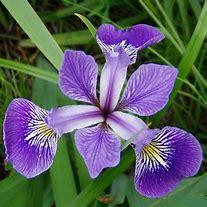
#> input picture DECRYPT/rub_dec_img.jpg, 207 x 207 px
$ python -i rubric.py   (imports and definitions only)
#> lines starting #> are read from the running program, lines starting #| are printed output that depends on the picture
#> further down, picture is the input picture: shape (207, 207, 3); mean B, G, R 99.6, 94.8, 91.8
import numpy as np
from PIL import Image
import cv2
import random
import sys
from Aes import *
import json

# [50 lines left out: functions upshift, downshift, rotate, read_image, save_image, create_key, not called in this run]

def save_key(dict_key, save_path="./key.json"):
    with open(save_path, "w") as F:
        json.dump(dict_key, F, indent=4)

def load_key(save_path="./key.json", aes=None):
#> called with save_path = 'key.json'
    with open(save_path, "r") as F:
#> (reads key.json from the repository)
        dict_key = json.load(F)

    if aes is not None:
        dict_key = decrypt(dict_key, aes)

    Kr = dict_key["Kr"]
    Kc = dict_key["Kc"]
    ITER_MAX = dict_key["ITER"]

    return Kr, Kc, ITER_MAX

def encrypt_image(image, key_path="key.json", aes=None):
    Kr, Kc, ITER_MAX = load_key(save_path=key_path, aes=aes)
    ITER_MAX = int(ITER_MAX)
    r = np.array(image[:, :, 0])
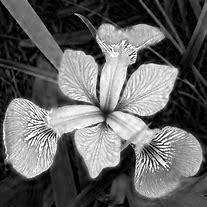
#> r: shape (207, 207); min 0, max 255, mean 99.6
    g = np.array(image[:, :, 1])
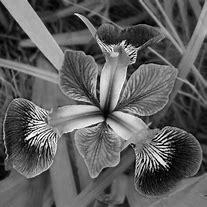
#> g: shape (207, 207); min 0, max 255, mean 94.8
    b = np.array(image[:, :, 2])
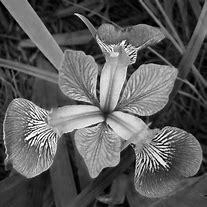
#> b: shape (207, 207); min 0, max 255, mean 91.8

    for iter in range(ITER_MAX):
        for i in range(image.shape[0]):
            r_modulus = sum(r[i]) % 2
            g_modulus = sum(g[i]) % 2
            b_modulus = sum(b[i]) % 2
            r[i] = np.roll(r[i], -Kr[i]) if r_modulus else np.roll(r[i], Kr[i])
            g[i] = np.roll(g[i], -Kr[i]) if g_modulus else np.roll(g[i], Kr[i])
            b[i] = np.roll(b[i], -Kr[i]) if b_modulus else np.roll(b[i], Kr[i])
        for i in range(image.shape[1]):
            r_modulus = sum(r[:, i]) % 2
            g_modulus = sum(g[:, i]) % 2
            b_modulus = sum(b[:, i]) % 2
            r = downshift(r, i, Kc[i]) if r_modulus else upshift(r, i, Kc[i])
            g = downshift(g, i, Kc[i]) if g_modulus else upshift(g, i, Kc[i])
            b = downshift(b, i, Kc[i]) if b_modulus else upshift(b, i, Kc[i])
        for i in range(image.shape[0]):
            for j in range(image.shape[1]):
                if (i % 2 == 1):
                    r[i][j] = r[i][j] ^ Kc[j]
                    g[i][j] = g[i][j] ^ Kc[j]
                    b[i][j] = b[i][j] ^ Kc[j]
                else:
                    r[i][j] = r[i][j] ^ rotate(Kc[j])
                    g[i][j] = g[i][j] ^ rotate(Kc[j])
                    b[i][j] = b[i][j] ^ rotate(Kc[j])
        for j in range(image.shape[1]):
            for i in range(image.shape[0]):
                if (j % 2 == 0):
                    r[i][j] = r[i][j] ^ Kr[i]
                    g[i][j] = g[i][j] ^ Kr[i]
                    b[i][j] = b[i][j] ^ Kr[i]
                else:
                    r[i][j] = r[i][j] ^ rotate(Kr[i])
                    g[i][j] = g[i][j] ^ rotate(Kr[i])
                    b[i][j] = b[i][j] ^ rotate(Kr[i])
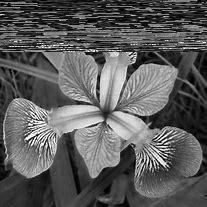
#> b: shape (207, 207); min 0, max 255, mean 91.8
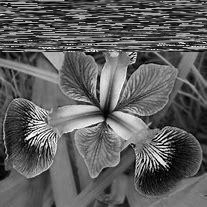
#> g: shape (207, 207); min 0, max 255, mean 94.8
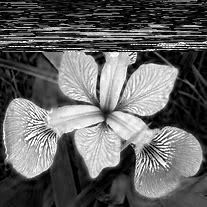
#> r: shape (207, 207); min 0, max 255, mean 99.6

    encrypted_img = np.stack((r, g, b), axis=2)
    return encrypted_img

# [43 lines left out: function decrypt_image, not called in this run]

>>> import cv2
>>> picture = cv2.imread('DECRYPT/rub_dec_img.jpg')
#> (the run stopped early here; a loop or call above may not have finished)
